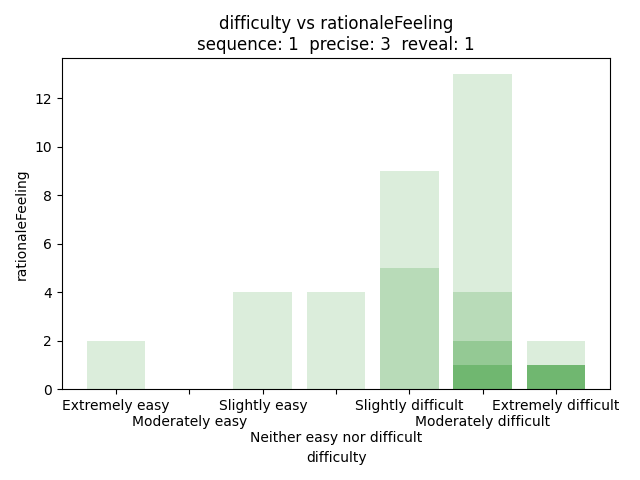

Reproduce this figure in Python.
import pandas as pd
import matplotlib.pyplot as plt
import seaborn as sns
import numpy as np

data = pd.read_csv("qualitative.csv")
seq = 1
prec = 3
rev = 1
data = data[(data['con.sequence'] == seq) & (data['con.precise'] == prec) & (data['con.reveal'] == rev)]

f1a = data[(data["difficulty"] == "Extremely easy") & (data["rationaleFeeling"] == "Extremely negative")].shape[0]
f1b = data[(data["difficulty"] == "Moderately easy") & (data["rationaleFeeling"] == "Extremely negative")].shape[0]
f1c = data[(data["difficulty"] == "Slightly easy") & (data["rationaleFeeling"] == "Extremely negative")].shape[0]
f1d = data[(data["difficulty"] == "Neither easy nor difficult") & (data["rationaleFeeling"] == "Extremely negative")].shape[0]
f1e = data[(data["difficulty"] == "Slightly difficult") & (data["rationaleFeeling"] == "Extremely negative")].shape[0]
f1f = data[(data["difficulty"] == "Moderately difficult") & (data["rationaleFeeling"] == "Extremely negative")].shape[0]
f1g = data[(data["difficulty"] == "Extremely difficult") & (data["rationaleFeeling"] == "Extremely negative")].shape[0]

f2a = data[(data["difficulty"] == "Extremely easy") & (data["rationaleFeeling"] == "Moderately negative")].shape[0]
f2b = data[(data["difficulty"] == "Moderately easy") & (data["rationaleFeeling"] == "Moderately negative")].shape[0]
f2c = data[(data["difficulty"] == "Slightly easy") & (data["rationaleFeeling"] == "Moderately negative")].shape[0]
f2d = data[(data["difficulty"] == "Neither easy nor difficult") & (data["rationaleFeeling"] == "Moderately negative")].shape[0]
f2e = data[(data["difficulty"] == "Slightly difficult") & (data["rationaleFeeling"] == "Moderately negative")].shape[0]
f2f = data[(data["difficulty"] == "Moderately difficult") & (data["rationaleFeeling"] == "Moderately negative")].shape[0]
f2g = data[(data["difficulty"] == "Extremely difficult") & (data["rationaleFeeling"] == "Moderately negative")].shape[0]

f3a = data[(data["difficulty"] == "Extremely easy") & (data["rationaleFeeling"] == "Slightly negative")].shape[0]
f3b = data[(data["difficulty"] == "Moderately easy") & (data["rationaleFeeling"] == "Slightly negative")].shape[0]
f3c = data[(data["difficulty"] == "Slightly easy") & (data["rationaleFeeling"] == "Slightly negative")].shape[0]
f3d = data[(data["difficulty"] == "Neither easy nor difficult") & (data["rationaleFeeling"] == "Slightly negative")].shape[0]
f3e = data[(data["difficulty"] == "Slightly difficult") & (data["rationaleFeeling"] == "Slightly negative")].shape[0]
f3f = data[(data["difficulty"] == "Moderately difficult") & (data["rationaleFeeling"] == "Slightly negative")].shape[0]
f3g = data[(data["difficulty"] == "Extremely difficult") & (data["rationaleFeeling"] == "Slightly negative")].shape[0]

f4a = data[(data["difficulty"] == "Extremely easy") & (data["rationaleFeeling"] == "Neither positive nor negative")].shape[0]
f4b = data[(data["difficulty"] == "Moderately easy") & (data["rationaleFeeling"] == "Neither positive nor negative")].shape[0]
f4c = data[(data["difficulty"] == "Slightly easy") & (data["rationaleFeeling"] == "Neither positive nor negative")].shape[0]
f4d = data[(data["difficulty"] == "Neither easy nor difficult") & (data["rationaleFeeling"] == "Neither positive nor negative")].shape[0]
f4e = data[(data["difficulty"] == "Slightly difficult") & (data["rationaleFeeling"] == "Neither positive nor negative")].shape[0]
f4f = data[(data["difficulty"] == "Moderately difficult") & (data["rationaleFeeling"] == "Neither positive nor negative")].shape[0]
f4g = data[(data["difficulty"] == "Extremely difficult") & (data["rationaleFeeling"] == "Neither positive nor negative")].shape[0]

f5a = data[(data["difficulty"] == "Extremely easy") & (data["rationaleFeeling"] == "Slightly positive")].shape[0]
f5b = data[(data["difficulty"] == "Moderately easy") & (data["rationaleFeeling"] == "Slightly positive")].shape[0]
f5c = data[(data["difficulty"] == "Slightly easy") & (data["rationaleFeeling"] == "Slightly positive")].shape[0]
f5d = data[(data["difficulty"] == "Neither easy nor difficult") & (data["rationaleFeeling"] == "Slightly positive")].shape[0]
f5e = data[(data["difficulty"] == "Slightly difficult") & (data["rationaleFeeling"] == "Slightly positive")].shape[0]
f5f = data[(data["difficulty"] == "Moderately difficult") & (data["rationaleFeeling"] == "Slightly positive")].shape[0]
f5g = data[(data["difficulty"] == "Extremely difficult") & (data["rationaleFeeling"] == "Slightly positive")].shape[0]

f6a = data[(data["difficulty"] == "Extremely easy") & (data["rationaleFeeling"] == "Moderately positive")].shape[0]
f6b = data[(data["difficulty"] == "Moderately easy") & (data["rationaleFeeling"] == "Moderately positive")].shape[0]
f6c = data[(data["difficulty"] == "Slightly easy") & (data["rationaleFeeling"] == "Moderately positive")].shape[0]
f6d = data[(data["difficulty"] == "Neither easy nor difficult") & (data["rationaleFeeling"] == "Moderately positive")].shape[0]
f6e = data[(data["difficulty"] == "Slightly difficult") & (data["rationaleFeeling"] == "Moderately positive")].shape[0]
f6f = data[(data["difficulty"] == "Moderately difficult") & (data["rationaleFeeling"] == "Moderately positive")].shape[0]
f6g = data[(data["difficulty"] == "Extremely difficult") & (data["rationaleFeeling"] == "Moderately positive")].shape[0]

f7a = data[(data["difficulty"] == "Extremely easy") & (data["rationaleFeeling"] == "Extremely positive")].shape[0]
f7b = data[(data["difficulty"] == "Moderately easy") & (data["rationaleFeeling"] == "Extremely positive")].shape[0]
f7c = data[(data["difficulty"] == "Slightly easy") & (data["rationaleFeeling"] == "Extremely positive")].shape[0]
f7d = data[(data["difficulty"] == "Neither easy nor difficult") & (data["rationaleFeeling"] == "Extremely positive")].shape[0]
f7e = data[(data["difficulty"] == "Slightly difficult") & (data["rationaleFeeling"] == "Extremely positive")].shape[0]
f7f = data[(data["difficulty"] == "Moderately difficult") & (data["rationaleFeeling"] == "Extremely positive")].shape[0]
f7g = data[(data["difficulty"] == "Extremely difficult") & (data["rationaleFeeling"] == "Extremely positive")].shape[0]


d1 = {
    "f1a": f1a,
    "f1b": f1b,
    "f1c": f1c,
    "f1d": f1d,
    "f1e": f1e,
    "f1f": f1f,
    "f1g": f1g
}

d2 = {
    "f2a": f2a,
    "f2b": f2b,
    "f2c": f2c,
    "f2d": f2d,
    "f2e": f2e,
    "f2f": f2f,
    "f2g": f2g
}

d3 = {
    "f3a": f3a,
    "f3b": f3b,
    "f3c": f3c,
    "f3d": f3d,
    "f3e": f3e,
    "f3f": f3f,
    "f3g": f3g
}

d4 = {
    "f4a": f4a,
    "f4b": f4b,
    "f4c": f4c,
    "f4d": f4d,
    "f4e": f4e,
    "f4f": f4f,
    "f4g": f4g
}

d5 = {
    "f5a": f5a,
    "f5b": f5b,
    "f5c": f5c,
    "f5d": f5d,
    "f5e": f5e,
    "f5f": f5f,
    "f5g": f5g
}

d6 = {
    "f6a": f6a,
    "f6b": f6b,
    "f6c": f6c,
    "f6d": f6d,
    "f6e": f6e,
    "f6f": f6f,
    "f6g": f6g
}

d7 = {
    "f7a": f7a,
    "f7b": f7b,
    "f7c": f7c,
    "f7d": f7d,
    "f7e": f7e,
    "f7f": f7f,
    "f7g": f7g
}


keys1 = list(d1.keys())
keys2 = list(d2.keys())
keys3 = list(d3.keys())
keys4 = list(d4.keys())
keys5 = list(d5.keys())
keys6 = list(d6.keys())
keys7 = list(d7.keys())
keys = list(["Extremely easy", "\nModerately easy", "Slightly easy", "\n\nNeither easy nor difficult", "Slightly difficult", "\nModerately difficult", "Extremely difficult"])

vals1 = np.array(list(d1.values()))
vals2 = np.array(list(d2.values()))
vals3 = np.array(list(d3.values()))
vals4 = np.array(list(d4.values()))
vals5 = np.array(list(d5.values()))
vals6 = np.array(list(d6.values()))
vals7 = np.array(list(d7.values()))
print(vals1)
print(vals2)
print(vals3)
print(vals4)
print(vals5)
print(vals6)
print(vals7)

plt.bar(keys, vals1, color = "green", label = "Extremely negative", alpha = 0.98)
plt.bar(keys, vals2, bottom = vals1, color = "green", label = "Moderately negative", alpha = 0.84)
base = vals1
plt.bar(keys, vals3, bottom = base + vals2, color = "green", label = "Slightly negative", alpha = 0.70)
base += vals2
plt.bar(keys, vals4, bottom = base + vals3, color = "green", label = "Neither positive nor negative", alpha = 0.56)
base += vals3
plt.bar(keys, vals5, bottom = base + vals4, color = "green", label = "Slightly positive", alpha = 0.42)
base += vals4
plt.bar(keys, vals6, bottom = base + vals5, color = "green", label = "Moderately positive", alpha = 0.28)
base += vals5
plt.bar(keys, vals7, bottom = base + vals6, color = "green", label = "Extremely positive", alpha = 0.14)
plt.title("difficulty vs rationaleFeeling" + "\n" + f"sequence: {seq}  precise: {prec}  reveal: {rev}")
plt.xlabel("difficulty")
plt.ylabel("rationaleFeeling")
plt.tight_layout()

plt.show()
